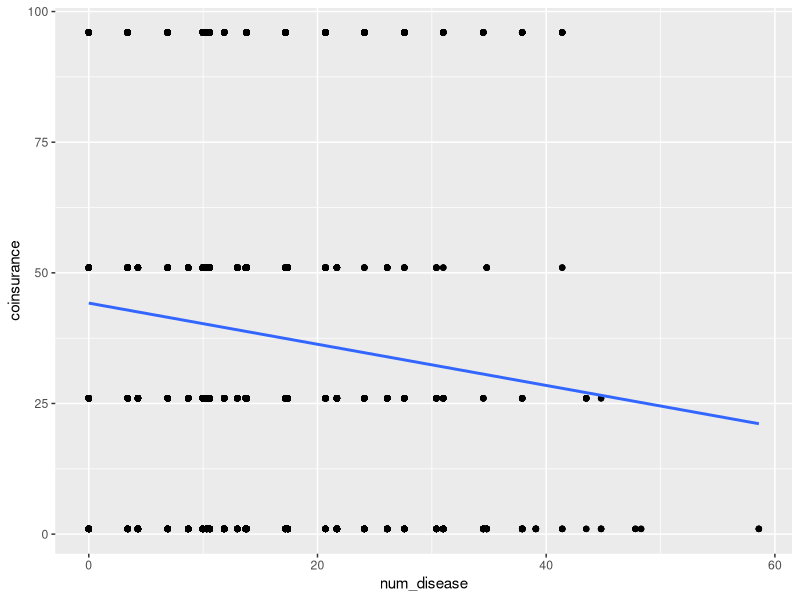
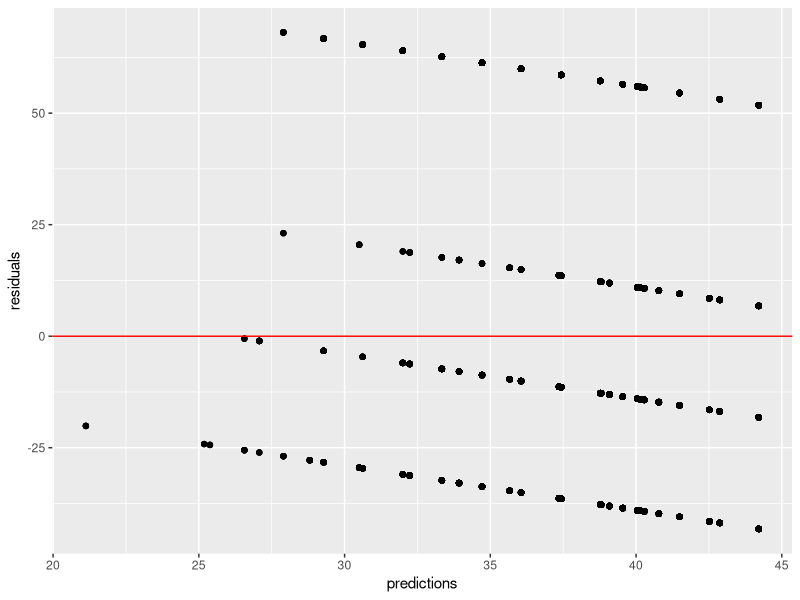
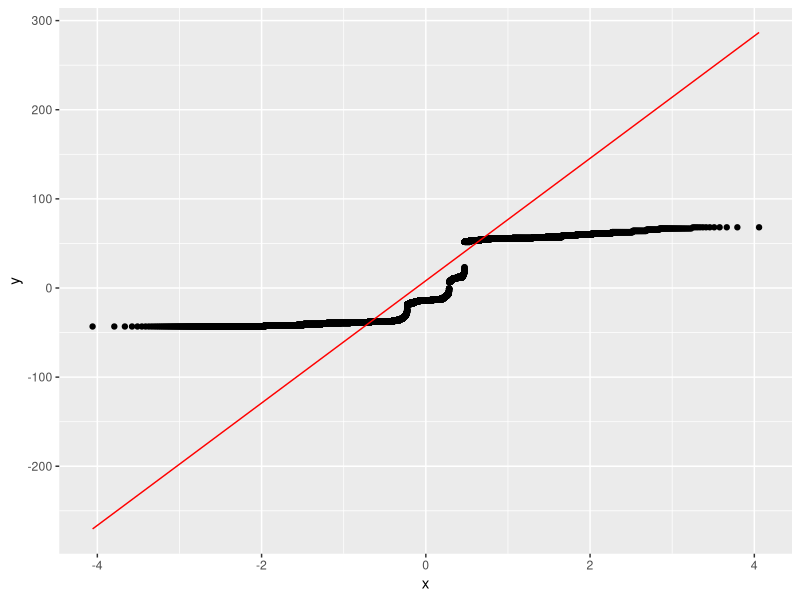
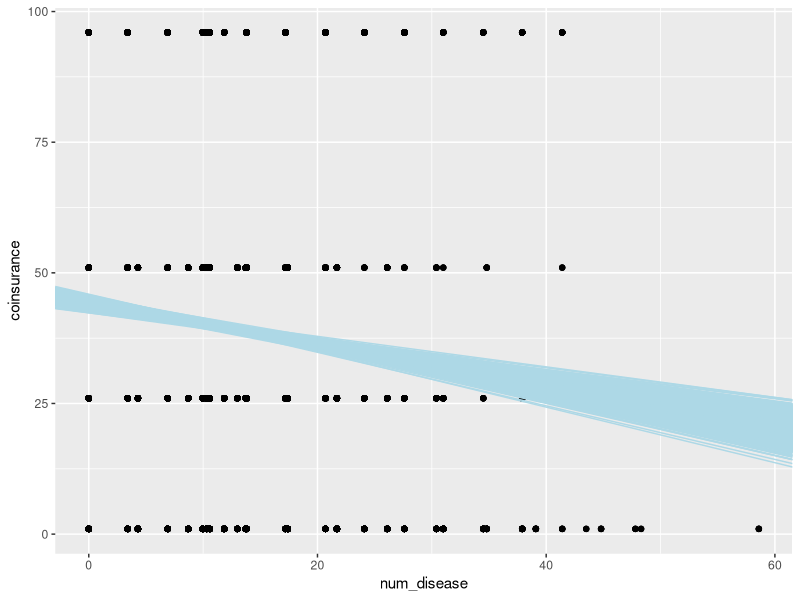

The R script that drew these images, in order:
## ---- chunk 1
library(readr)
library(tidyverse)
library(ggplot2)

DoctorContacts <- read_csv("DoctorContacts.csv")
## ---- chunk 2
# Rename columns
DoctorContacts <- DoctorContacts %>%
  rename(visits = mdu, log_coinsurance = lc, log_api = lpi,
         log_max_deductible = fmde, num_disease = ndisease,
         log_income = linc, log_fam_size = lfam, schooling = educdec)

# Delete extra index column
DoctorContacts <- select(DoctorContacts, -rownames)

# Undo log transformations
DoctorContacts$coinsurance = exp(DoctorContacts$log_coinsurance)
DoctorContacts$payment = exp(DoctorContacts$log_api)
DoctorContacts$deductible = exp(DoctorContacts$log_max_deductible)
DoctorContacts$income = exp(DoctorContacts$log_income)
DoctorContacts$family = exp(DoctorContacts$log_fam_size)
## ---- chunk 3
# Plotting: do num_disease and insurance have a linear relationship?
ggplot(DoctorContacts, aes(x = num_disease, y = coinsurance)) + 
  geom_point() + 
  geom_smooth(method = 'lm', se = F)
## ---- chunk 4
# Creating a residuals column in the data table
disease_insurance_model <- lm(coinsurance~num_disease, DoctorContacts)

disease_insurance_predictions <- mutate(DoctorContacts, predictions = fitted(disease_insurance_model), 
                                      residuals = residuals(disease_insurance_model))

# Residuals plot
ggplot(disease_insurance_predictions, aes(x = predictions, y = residuals)) + 
  geom_point() + 
  geom_hline(yintercept = 0, color = 'red')
## ---- chunk 5
# QQ plot
ggplot(disease_insurance_predictions, aes(sample = residuals)) + 
  stat_qq() + 
  stat_qq_line(color = 'red')
## ---- chunk 6
# Summary statistics
summary(disease_insurance_model)
## ---- chunk 7
# Finding correlation coefficient between num_disease and insurance
cor_coef <- cor(DoctorContacts$coinsurance, DoctorContacts$num_disease)
cor_coef
## ---- chunk 8
# Looking at B_0 (y-intercept) and B_1 (slope)
coef(disease_insurance_model)
## ---- chunk 9
# Bootstrapping: finding 10000 bootstrap estimates to estimate B_0 and B_1 alternatively
bootstrap_estimates <- replicate(1000, {
 
bootstrap_samples <- DoctorContacts[sample(1:nrow(DoctorContacts), nrow(DoctorContacts), replace = T),]

bootstrap_models <- lm(coinsurance~num_disease, bootstrap_samples)
coef(bootstrap_models)
})

# Making the bootstrap data tidy 
estimates <- t(bootstrap_estimates)

# Tidy data df
estimates_df <- data.frame(estimates)

# Taking the average of the bootstraps to find B_0 and B_1
summarize(estimates_df, mean_b0 = mean(X.Intercept.), mean_b1 = mean(num_disease))
## ---- chunk 10
# Plotting bootstrap equation lines to least squares prediction line
ggplot(DoctorContacts, aes(x = num_disease, y = coinsurance)) + 
  geom_point() + 
  geom_smooth(method = 'lm', se = F, color = 'red') +
  geom_abline(data = estimates_df, aes(intercept = X.Intercept., slope = num_disease), 
              color = 'lightblue')
